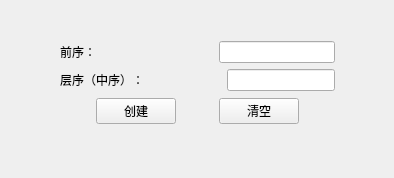
<?xml version="1.0" encoding="UTF-8"?>
<ui version="4.0">
 <class>Form</class>
 <widget class="QWidget" name="Form">
  <property name="geometry">
   <rect>
    <x>0</x>
    <y>0</y>
    <width>394</width>
    <height>178</height>
   </rect>
  </property>
  <property name="windowTitle">
   <string>Form</string>
  </property>
  <widget class="QWidget" name="">
   <property name="geometry">
    <rect>
     <x>60</x>
     <y>40</y>
     <width>275</width>
     <height>85</height>
    </rect>
   </property>
   <layout class="QVBoxLayout" name="verticalLayout_2">
    <item>
     <layout class="QVBoxLayout" name="verticalLayout">
      <item>
       <layout class="QHBoxLayout" name="horizontalLayout">
        <item>
         <widget class="QLabel" name="label">
          <property name="text">
           <string>前序：</string>
          </property>
         </widget>
        </item>
        <item>
         <spacer name="horizontalSpacer">
          <property name="orientation">
           <enum>Qt::Horizontal</enum>
          </property>
          <property name="sizeHint" stdset="0">
           <size>
            <width>40</width>
            <height>20</height>
           </size>
          </property>
         </spacer>
        </item>
        <item>
         <widget class="QLineEdit" name="lineEdit"/>
        </item>
       </layout>
      </item>
      <item>
       <layout class="QHBoxLayout" name="horizontalLayout_2">
        <item>
         <widget class="QLabel" name="label_2">
          <property name="text">
           <string>层序（中序）：</string>
          </property>
         </widget>
        </item>
        <item>
         <spacer name="horizontalSpacer_2">
          <property name="orientation">
           <enum>Qt::Horizontal</enum>
          </property>
          <property name="sizeHint" stdset="0">
           <size>
            <width>40</width>
            <height>20</height>
           </size>
          </property>
         </spacer>
        </item>
        <item>
         <widget class="QLineEdit" name="lineEdit_2"/>
        </item>
       </layout>
      </item>
     </layout>
    </item>
    <item>
     <layout class="QHBoxLayout" name="horizontalLayout_3">
      <item>
       <spacer name="horizontalSpacer_3">
        <property name="orientation">
         <enum>Qt::Horizontal</enum>
        </property>
        <property name="sizeHint" stdset="0">
         <size>
          <width>40</width>
          <height>20</height>
         </size>
        </property>
       </spacer>
      </item>
      <item>
       <widget class="QPushButton" name="pushButton">
        <property name="text">
         <string>创建</string>
        </property>
       </widget>
      </item>
      <item>
       <spacer name="horizontalSpacer_4">
        <property name="orientation">
         <enum>Qt::Horizontal</enum>
        </property>
        <property name="sizeHint" stdset="0">
         <size>
          <width>40</width>
          <height>20</height>
         </size>
        </property>
       </spacer>
      </item>
      <item>
       <widget class="QPushButton" name="pushButton_2">
        <property name="text">
         <string>清空</string>
        </property>
       </widget>
      </item>
      <item>
       <spacer name="horizontalSpacer_5">
        <property name="orientation">
         <enum>Qt::Horizontal</enum>
        </property>
        <property name="sizeHint" stdset="0">
         <size>
          <width>40</width>
          <height>20</height>
         </size>
        </property>
       </spacer>
      </item>
     </layout>
    </item>
   </layout>
  </widget>
 </widget>
 <resources/>
 <connections/>
</ui>
